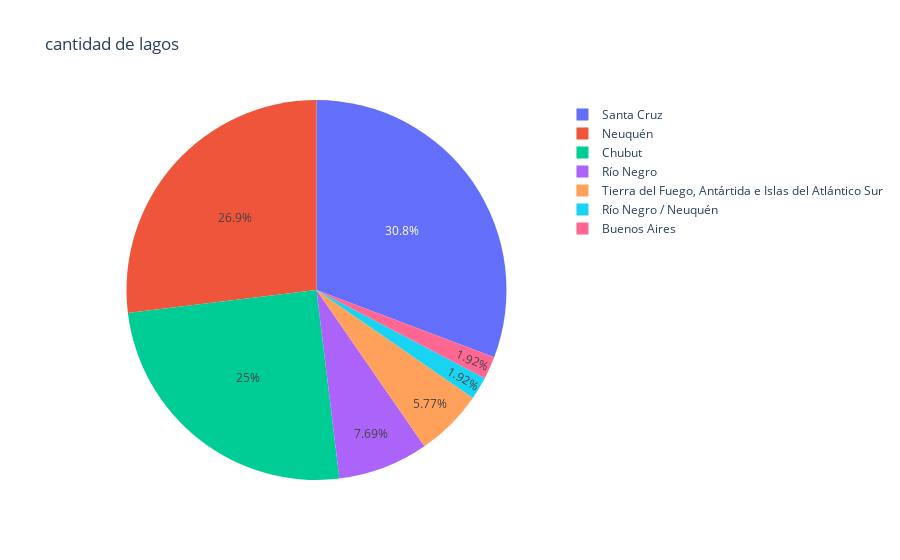

Notebook cell for this chart:
### Code cell
px.pie(data_frame = provincia, values = provincia.values, names = provincia.index, title = "cantidad de lagos").show()

### Figure 1 — Plotly figure (JSON) as saved in the notebook; plotly's stock layout.template omitted (floating-point values rounded to 4 significant figures)
{"data": [{"domain": {"x": [0, 1], "y": [0, 1]}, "hovertemplate": "Ubicación=%{label}<br>value=%{value}<extra></extra>", "labels": ["Santa Cruz", "Neuquén", "Chubut", "Río Negro", "Tierra del Fuego, Antártida e Islas del Atlántico Sur", "Río Negro / Neuquén", "Buenos Aires"], "legendgroup": "", "name": "", "showlegend": true, "type": "pie", "values": [16, 14, 13, 4, 3, 1, 1]}], "layout": {"legend": {"tracegroupgap": 0}, "title": {"text": "cantidad de lagos"}}}
